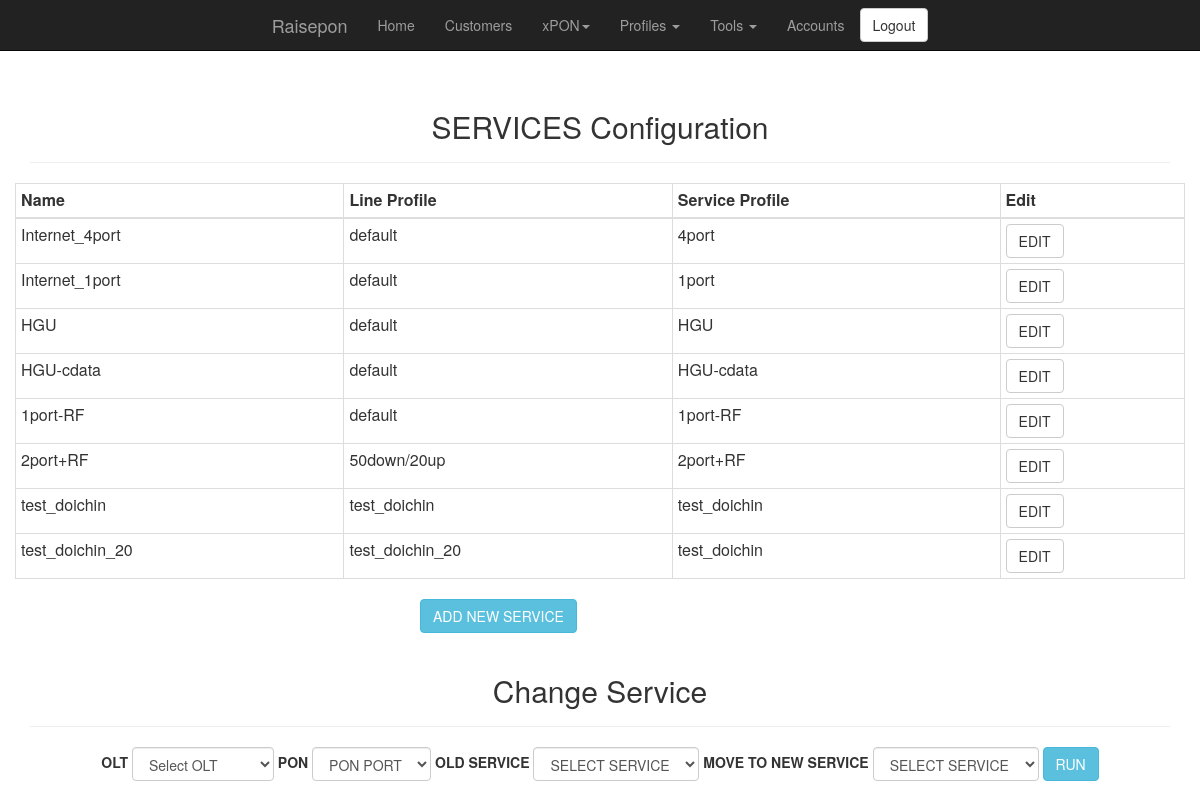
The page /services.php (signed in) on the database its author committed.
### tables this page shows
CREATE TABLE `SERVICES` (
  `id` int(11) NOT NULL AUTO_INCREMENT,
  `NAME` varchar(255) NOT NULL,
  `LINE_PROFILE_ID` int(11) NOT NULL,
  `SERVICE_PROFILE_ID` int(11) NOT NULL,
  PRIMARY KEY (`id`)
);

CREATE TABLE `LINE_PROFILE` (
  `id` int(11) NOT NULL AUTO_INCREMENT,
  `NAME` varchar(255) NOT NULL,
  `LINE_PROFILE_ID` tinyint(4) NOT NULL,
  PRIMARY KEY (`id`) USING BTREE,
  KEY `TEMPLATE_ID` (`LINE_PROFILE_ID`) USING BTREE
);

CREATE TABLE `SERVICE_PROFILE` (
  `id` int(11) NOT NULL AUTO_INCREMENT,
  `NAME` varchar(255) NOT NULL,
  `PORTS` tinyint(4) NOT NULL,
  `SERVICE_PROFILE_ID` tinyint(4) NOT NULL,
  `HGU` enum('Yes','No') NOT NULL DEFAULT 'No',
  `RF` enum('Yes','No') NOT NULL DEFAULT 'No',
  PRIMARY KEY (`id`) USING BTREE,
  KEY `OLT` (`HGU`),
  KEY `TEMPLATE_ID` (`SERVICE_PROFILE_ID`) USING BTREE
);

### classes/db_connect_class.php (called while the page is built, shortened)
<?php
class db_connect {
	private static $mysql_user = "raisepon";
	private static $mysql_pass = "r41sepon";
	private static $instance;
	private function __construct() {
		try {
			$this->db = new PDO('mysql:host=localhost;dbname=raisepon;charset=utf8', self::$mysql_user, self::$mysql_pass);
		} catch (PDOException $e) {
			echo 'Connection Failed: ' . $e->getMessage();
			exit;
		}
	}
	 public static function getInstance()
    {
        if (!isset(self::$instance))
        {
            self::$instance = new $object;
        }
        return self::$instance;
    }
}
?>

### classes/services_class.php (called while the page is built, shortened)
<?php
include_once("db_connect_class.php");
class services {
	function build_table_services() {
		try {
			$conn = db_connect::getInstance();
			$result = $conn->db->query("SELECT SERVICES.ID, SERVICES.NAME, SERVICES.LINE_PROFILE_ID, SERVICES.SERVICE_PROFILE_ID, LINE_PROFILE.NAME as LINE_PROFILE_NAME, SERVICE_PROFILE.NAME as SERVICE_PROFILE_NAME from SERVICES LEFT JOIN LINE_PROFILE ON SERVICES.LINE_PROFILE_ID=LINE_PROFILE.ID LEFT JOIN SERVICE_PROFILE ON SERVICES.SERVICE_PROFILE_ID=SERVICE_PROFILE.ID");
		} catch (PDOException $e) {
			$error =  "Connection Failed:" . $e->getMessage() . "\n";
			return $error;
		}
		$rows = $result->fetchAll();
		return $rows;
	}
}
?>

### services.php (the view, shortened to what this page needs)
<?php
include ("header.php");
include ("classes/services_class.php");
include ("navigation.php");
$services_obj = new services();
?>
<div class="container">
	<div class="text-center">
		<div class="page-header">
			<h2>SERVICES Configuration</h2>
		</div>
	</div>
	<div class=row>
        	<div class="text-center">
			<div class="table-responsive">
				<table class="table table-bordered table-condensed">
					<thead>
					  <tr>
						<th>Name</th>
						<th>Line Profile</th>
						<th>Service Profile</th>
						<th>Edit</th>
					  </tr>
					</thead>
					<tbody>
					<?php
					$rows = $services_obj->build_table_services();
					foreach ($rows as $row) {
						print "<tr><td>" . $row['NAME'] . "</td><td>" . $row['LINE_PROFILE_NAME'] . "</td><td>" . $row['SERVICE_PROFILE_NAME'] . "</td><td><button type=\"button\" class=\"btn btn-default\" onClick=\"getService('". $row['ID'] ."');\">EDIT</button></td></tr>";
					}
					?>
					</tbody>
				</table>
			</div>
		</div>
	</div>
</div>
<div class="container">
	<div class="row">
		<div class="col-md-4"></div>
			<div class="col-md-4">
				<button type="button" class="btn btn-info" onClick="getService();">ADD NEW SERVICE</button>
			</div>
		</div>
	<div class="col-md-4"></div>
</div>
<div class="container">
	<div class="text-center">
		<div class="page-header">
			<h2>Change Service</h2>
		</div>
	</div>
	<div class="row justify-content-md-center">
		<div class="text-center">
			<div class="form-group">
				<form class="form-inline" id="load" method="post">
					<div class="content">
						<label for="olt_id">OLT</label>
						<select class="form-control" id="select-olt" name="olt_id">
						<option value="" class="rhth">Select OLT</option>
						</select>
						<label for="pon_id">PON</label>
						<select class="form-control" id="select-pon" name="pon_id">
						<option value="">PON PORT</option></select>
						<label for="service_id">OLD SERVICE</label>
						<select class="form-control" id="select-service" name="service_id">
						<option value="">SELECT SERVICE</option>
						</select>
						<label for="service_new_id">MOVE TO NEW SERVICE</label>
						<select class="form-control" id="select-new-service" name="service_new_id">
						<option value="">SELECT SERVICE</option>
						</select>
						<button class="btn btn-info" type="button" onClick="RunServiceChange('RUN');">RUN</button>
					</div>
				</form>
			</div>
		</div>
	</div>
</div>

### rows shown on the page
services: NAME "Internet_4port", LINE_PROFILE_ID.NAME "default", SERVICE_PROFILE_ID.NAME "4port"
services: NAME "Internet_1port", LINE_PROFILE_ID.NAME "default", SERVICE_PROFILE_ID.NAME "1port"
services: NAME "HGU", LINE_PROFILE_ID.NAME "default", SERVICE_PROFILE_ID.NAME "HGU"
services: NAME "HGU-cdata", LINE_PROFILE_ID.NAME "default", SERVICE_PROFILE_ID.NAME "HGU-cdata"
services: NAME "1port-RF", LINE_PROFILE_ID.NAME "default", SERVICE_PROFILE_ID.NAME "1port-RF"
services: NAME "2port+RF", LINE_PROFILE_ID.NAME "50down/20up", SERVICE_PROFILE_ID.NAME "2port+RF"
services: NAME "test_doichin", LINE_PROFILE_ID.NAME "test_doichin", SERVICE_PROFILE_ID.NAME "test_doichin"
services: NAME "test_doichin_20", LINE_PROFILE_ID.NAME "test_doichin_20", SERVICE_PROFILE_ID.NAME "test_doichin"
